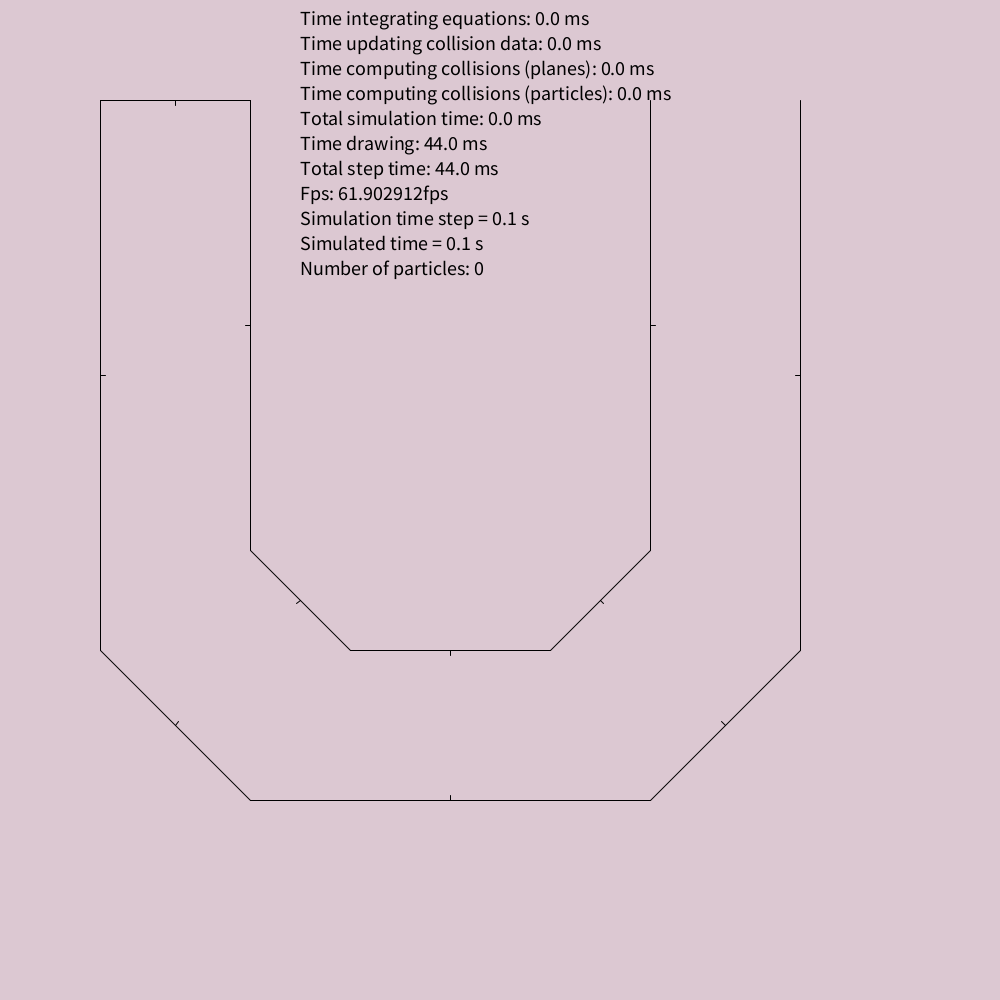
Frame 1 (no input)
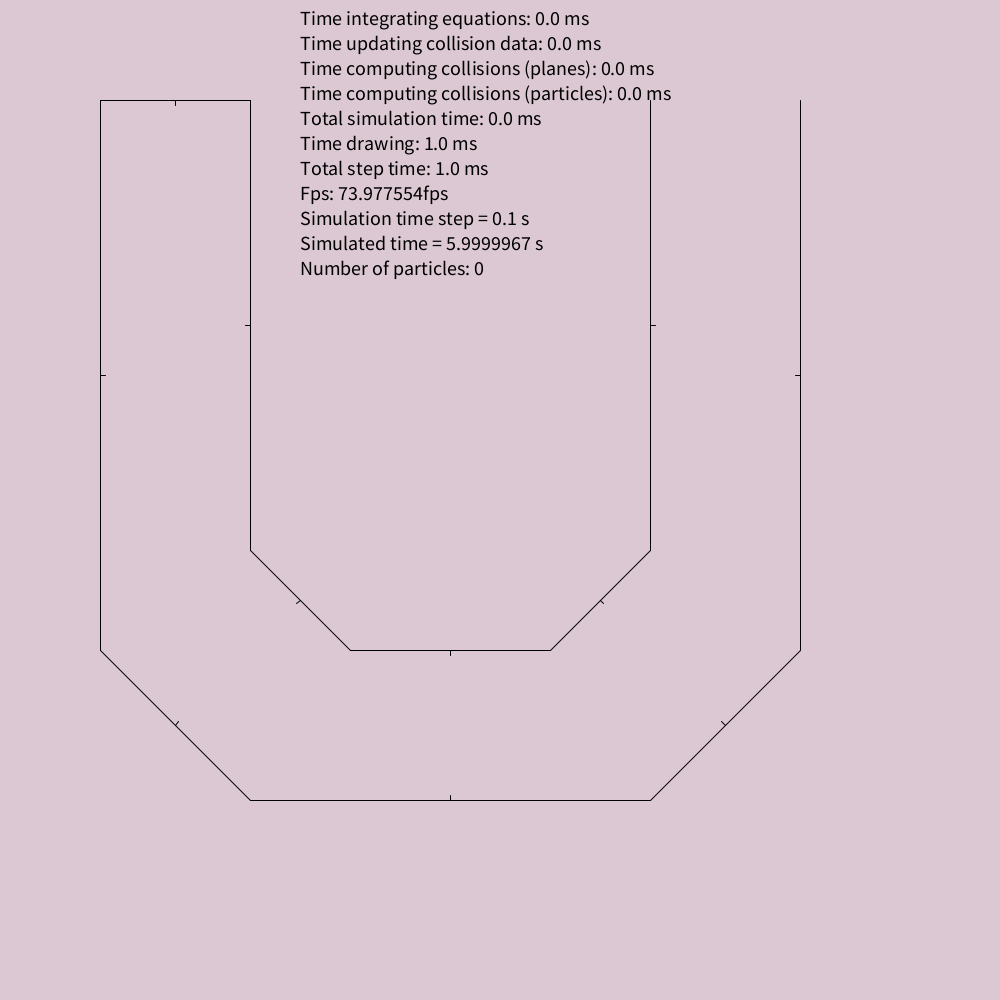
Frame 60 (the mouse pressed at the canvas centre just before this capture)
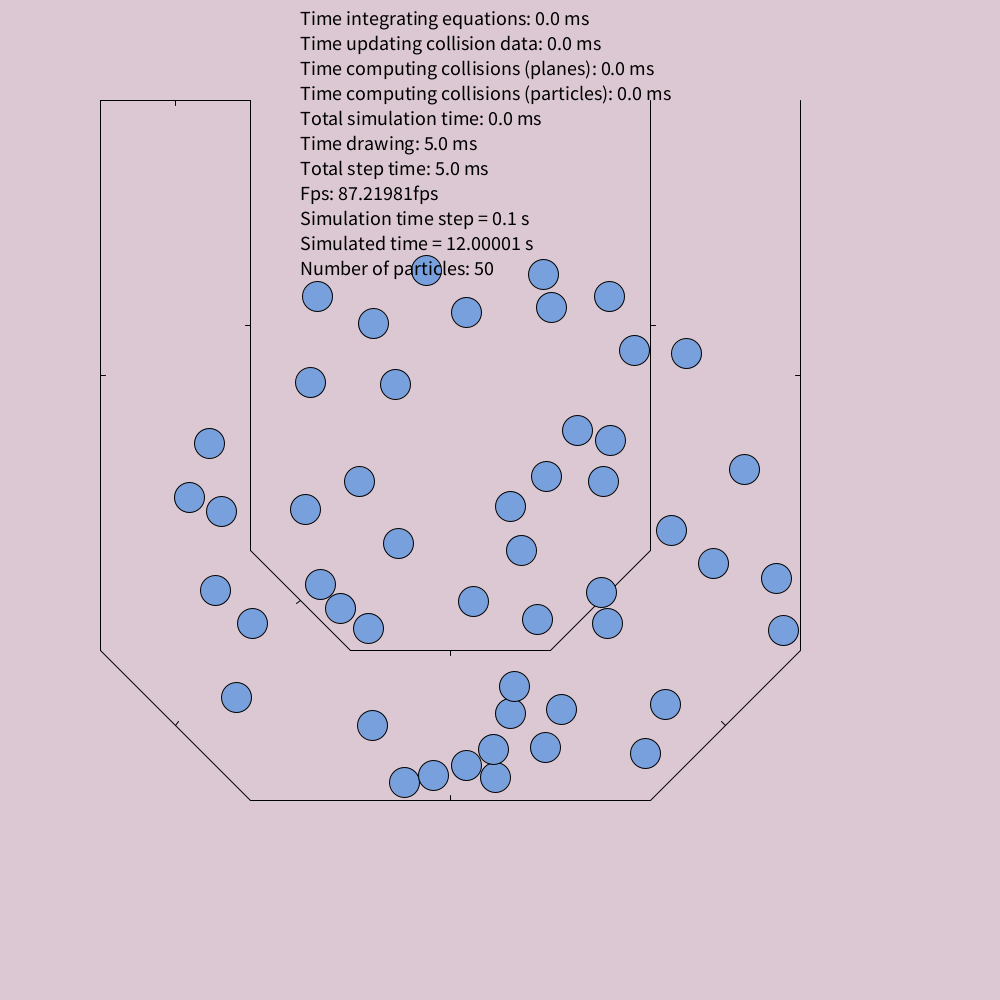
Frame 120 (the mouse held since frame 60 and released just before this capture)

The Processing sketch that drew these frames (run headless with seeded random() and noise(); from frame 60 on, the mouse is pressed at the canvas centre):

// Processing sketch: Fluido
// ── Fluido.pde
// Simulation and time control:
float _timeStep;        // Simulation time-step (s)
float _simTime = 0.0;   // Simulated time (s)

// Output control:
boolean _computeParticleCollisions = true;
boolean _computePlaneCollisions = true;

// System variables:
ParticleSystem _ps;
ArrayList<PlaneSection> _planes;
HashTable _hs;
Grid _gd;

// Performance measures:
float _Tint = 0.0;    // Integration time (s)
float _Tdata = 0.0;   // Data-update time (s)
float _Tcol1 = 0.0;   // Collision time particle-plane (s)
float _Tcol2 = 0.0;   // Collision time particle-particle (s)
float _Tsim = 0.0;    // Total simulation time (s) Tsim = Tint + Tdata + Tcol1 + Tcol2
float _Tdraw = 0.0;   // Rendering time (s)

// Main code:
void settings()
{
   size(DISPLAY_SIZE_X, DISPLAY_SIZE_Y);
}

void setup()
{
   frameRate(DRAW_FREQ);
   background(BACKGROUND_COLOR[0], BACKGROUND_COLOR[1], BACKGROUND_COLOR[2]);

   initSimulation();
}

void keyPressed()
{
   if (key == 'r' || key == 'R')
      restartSimulation();
   else if (key == 'c' || key == 'C')
      _computeParticleCollisions = !_computeParticleCollisions;
   else if (key == 'p' || key == 'P')
      _computePlaneCollisions = !_computePlaneCollisions;
   else if (key == 'n' || key == 'N')
      _ps.setCollisionDataType(CollisionDataType.NONE);
   else if (key == 'g' || key == 'G')
      _ps.setCollisionDataType(CollisionDataType.GRID);
   else if (key == 'h' || key == 'H')
      _ps.setCollisionDataType(CollisionDataType.HASH);
   else if (key == '+')
      _timeStep *= 1.1;
   else if (key == '-')
      _timeStep /= 1.1;
}

void mousePressed()
{
   for(int i = 0; i < 50; i++) {
     PVector posInicial = new PVector(random(mouseX * 0.9, mouseX * 1.1), random(mouseY * 0.9, mouseY * 1.1));
     PVector velInicial = new PVector(.0, .0);
     _ps.addParticle(M, posInicial, velInicial, R * 100, PARTICLES_COLOR);
  }
}

void initSimulation()
{
   _simTime = 0.0;
   _timeStep = TS;

   initPlanes();
   initParticleSystem();
}

void initPlanes()
{
   _planes = new ArrayList<PlaneSection>();
   
   _planes.add(new PlaneSection(TUBERIA_X, TUBERIA_Y, TUBERIA_X*2.5, TUBERIA_Y, true));                 // 1
   _planes.add(new PlaneSection(TUBERIA_X, TUBERIA_Y, TUBERIA_X, TUBERIA_Y*6.5, false));                // 2
   _planes.add(new PlaneSection(TUBERIA_X, TUBERIA_Y*6.5, TUBERIA_X*2.5, TUBERIA_Y*8, false));          // 3
   _planes.add(new PlaneSection(TUBERIA_X*2.5, TUBERIA_Y*8, TUBERIA_X*6.5, TUBERIA_Y*8, false));        // 4
   _planes.add(new PlaneSection(TUBERIA_X*6.5, TUBERIA_Y*8, TUBERIA_X*8, TUBERIA_Y*6.5, false));        // 5
   _planes.add(new PlaneSection(TUBERIA_X*8, TUBERIA_Y*6.5, TUBERIA_X*8, TUBERIA_Y, false));            // 6
   _planes.add(new PlaneSection(TUBERIA_X*6.5, TUBERIA_Y, TUBERIA_X*6.5, TUBERIA_Y*5.5, false));        // 7
   _planes.add(new PlaneSection(TUBERIA_X*6.5, TUBERIA_Y*5.5, TUBERIA_X*5.5, TUBERIA_Y*6.5, false));    // 8
   _planes.add(new PlaneSection(TUBERIA_X*5.5, TUBERIA_Y*6.5, TUBERIA_X*3.5, TUBERIA_Y*6.5, false));    // 9
   _planes.add(new PlaneSection(TUBERIA_X*3.5, TUBERIA_Y*6.5, TUBERIA_X*2.5, TUBERIA_Y*5.5, false));    // 10
   _planes.add(new PlaneSection(TUBERIA_X*2.5, TUBERIA_Y*5.5, TUBERIA_X*2.5, TUBERIA_Y, false));        // 11
}

void initParticleSystem()
{
   _ps = new ParticleSystem(new PVector());
}

void restartSimulation()
{
   initSimulation();
}

void draw()
{
   float time = millis();
   drawStaticEnvironment();
   drawMovingElements();
   _Tdraw = millis() - time;

   time = millis();
   updateSimulation();
   _Tsim = millis() - time;

   displayInfo();
}

void drawStaticEnvironment()
{
   background(BACKGROUND_COLOR[0], BACKGROUND_COLOR[1], BACKGROUND_COLOR[2]);
   for (int i = 0; i < _planes.size(); i++)
      _planes.get(i).render();
}

void drawMovingElements()
{
   _ps.render();
}

void updateSimulation()
{
  // TIME
   float time = millis();
   
   if (_computePlaneCollisions)
      _ps.computePlanesCollisions(_planes);
   _Tcol1 = millis() - time;

   time = millis();
   if (_computeParticleCollisions)
      _ps.updateCollisionData();
   _Tdata = millis() - time;

   time = millis();
   if (_computeParticleCollisions)
      _ps.computeParticleCollisions();
   _Tcol2 = millis() - time;

   time = millis();
   _ps.update(_timeStep);
   _simTime += _timeStep;
   _Tint = millis() - time;
}

void displayInfo()
{
   stroke(TEXT_COLOR[0], TEXT_COLOR[1], TEXT_COLOR[2]);
   fill(TEXT_COLOR[0], TEXT_COLOR[1], TEXT_COLOR[2]);
   textSize(20);
   text("Time integrating equations: " + _Tint + " ms", width*0.3, height*0.025);
   text("Time updating collision data: " + _Tdata + " ms", width*0.3, height*0.050);
   text("Time computing collisions (planes): " + _Tcol1 + " ms", width*0.3, height*0.075);
   text("Time computing collisions (particles): " + _Tcol2 + " ms", width*0.3, height*0.100);
   text("Total simulation time: " + _Tsim + " ms", width*0.3, height*0.125);
   text("Time drawing: " + _Tdraw + " ms", width*0.3, height*0.150);
   text("Total step time: " + (_Tsim + _Tdraw) + " ms", width*0.3, height*0.175);
   text("Fps: " + frameRate + "fps", width*0.3, height*0.200);
   text("Simulation time step = " + _timeStep + " s", width*0.3, height*0.225);
   text("Simulated time = " + _simTime + " s", width*0.3, height*0.250);
   text("Number of particles: " + _ps.getNumParticles(), width*0.3, height*0.275);
}

// ── Grid.pde
class ParticleList
{
   ArrayList<Particle> _vector;
   
   ParticleList()
   {
      _vector = new ArrayList<Particle>();
   }
}

class Grid
{
   float _cellSize;
   int _nRows;
   int _nCols;
   int _numCells;

   ParticleList [][] _cells;
   color [][] _colors;

   Grid(float cellSize)
   {
      _cellSize = cellSize;
      _nRows = int(height/_cellSize);
      _nCols = int(width/_cellSize);
      _numCells = _nRows*_nCols;

      _cells  = new ParticleList[_nRows][_nCols];
      _colors = new color[_nRows][_nCols];

      for (int i = 0; i < _nRows; i++)
      {
         for (int j = 0; j < _nCols; j++)
         {
            _cells[i][j] = new ParticleList();
            _colors[i][j] = color(int(random(0, 256)), int(random(0, 256)), int(random(0, 256)), 150);
         }
      }
   }
   
   void particleAdd(Particle p) 
   {
     int row = int(p._s.x / _cellSize);
     int col = int(p._s.y / _cellSize);
     
     if(row >= 0 && row < _nRows && col >= 0 && col < _nCols) 
     {
       p._color = _colors[row][col];
       _cells[row][col]._vector.add(p);
     }
     else 
     {
       row = int(random(0, _nRows - 1));
       col = int(random(0, _nCols - 1));
       _cells[row][col]._vector.add(p);
     }
   }

   void restart() 
   {
     for (int i = 0; i < _nRows; i++)
       for (int j = 0; j < _nCols; j++)
         _cells[i][j]._vector.clear();
   }
}

// ── HashTable.pde
class HashTable
{
   ArrayList<ArrayList<Particle>> _table;

   int _numCells;
   float _cellSize;
   color[] _colors;

   HashTable(float cellSize, int numCells)
   {
      _table = new ArrayList<ArrayList<Particle>>();
      _cellSize = cellSize;
      _numCells = numCells;
      _colors = new color[_numCells];

      for (int i = 0; i < _numCells; i++)
      {
         ArrayList<Particle> cell = new ArrayList<Particle>();
         _table.add(cell);
         _colors[i] = color(int(random(0, 256)), int(random(0, 256)), int(random(0, 256)), 150);
      }
   }
   
   int hash(PVector l) 
   {
     long xd = int(floor(l.x/_cellSize));
     long yd = int(floor(l.y/_cellSize));
     long zd = int(floor(l.z/_cellSize));
     
     long suma = 73856093*xd + 19349663*yd + 83492791*zd;
     int cell = int(suma % _numCells);
     
     if(cell < 0)
       cell = int(random(0, _numCells - 1));
     
     return cell;
   }
   
   void particleAdd(Particle p) 
   {
     int cellPosition = hash(p._s);
     ArrayList<Particle> cell = _table.get(cellPosition);
     p._color = _colors[cellPosition];
     cell.add(p);
   }
   
   void restart() 
   {
     for (int i = 0; i < _table.size(); i++)
         _table.get(i).clear();
   }
}

// ── Parameters.pde
// Definitions:
enum CollisionDataType
{
   NONE,
   GRID,
   HASH
}

// Display and output parameters:
final int DRAW_FREQ = 100;                             // Draw frequency (Hz or Frame-per-second)
final int DISPLAY_SIZE_X = 1000;                       // Display width (pixels)
final int DISPLAY_SIZE_Y = 1000;                       // Display height (pixels)
final int [] BACKGROUND_COLOR = {220, 200, 210};       // Background color (RGB)
final int [] TEXT_COLOR = {0, 0, 0};                   // Text color (RGB)
final String FILE_NAME = "data.csv";                   // File to write the simulation variables

// Parameters of the problem:
final float TS = 0.1;      // Initial simulation time step (s)
final float M = 1;         // Particles' mass (kg)
final float H = 8;         // Altura del recipiente (m)
final float G = 9.801;     // Módulo del vector aceleración de la gravedad (m/s^2)
final float R = 0.3;       // Radio de las partículas (m)
final float Kd = 0.01;     // Constante de fricción cuadrática (kg/m)
final float Cr = 0.9;      // Valor entre 0 y 1, perdida de energia en cada colision (-)
final float Ke = 2;        // Constante elástica de los muelles de colisión (N/m)

// Constants of the problem:
final color PARTICLES_COLOR = color(120, 160, 220);  // Color de las particulas
final int SC_GRID = 50;           // Cell size (grid) (m)
final int SC_HASH = 100;          // Cell size (hash) (m)
final int NC_HASH = 20;           // Number of cells (hash)
final float DISTANCIA_X = (DISPLAY_SIZE_X) * 0.01;  // Distancia de la pantalla en el eje x (m)
final float DISTANCIA_Y = (DISPLAY_SIZE_Y) * 0.01;  // Distancia de la pantalla en el eje y (m)
final float TUBERIA_X = DISPLAY_SIZE_X *.1;  // Tamaño de la tuberia (m)
final float TUBERIA_Y = DISPLAY_SIZE_Y *.1;  // Tamaño de la tuberia (m)

// ── Particle.pde
// Class for a simple particle with no rotational motion
public class Particle
{
   ParticleSystem _ps;  // Reference to the parent ParticleSystem
   int _id;             // Id. of the particle

   float _m;            // Mass of the particle (kg)
   PVector _s;          // Position of the particle (m)
   PVector _v;          // Velocity of the particle (m/s)
   PVector _a;          // Acceleration of the particle (m/(s·s))
   PVector _F;          // Force applied on the particle (N)

   float _radius;       // Radius of the particle (m)
   color _color;        // Color of the particle (RGBA)
   
   ArrayList<Particle> _vecinos = new ArrayList<Particle>();
      
   Particle(ParticleSystem ps, int id, float m, PVector s, PVector v, float radius, color c)
   {
      _ps = ps;
      _id = id;

      _m = m;
      _s = s;
      _v = v;

      _a = new PVector(0.0, 0.0);
      _F = new PVector(0.0, 0.0);

      _radius = radius;
      _color = c;
   }

   void setPos(PVector s)
   {
      _s = s;
   }

   void setVel(PVector v)
   {
      _v = v;
   }

   PVector getForce()
   {
      return _F;
   }

   float getRadius()
   {
      return _radius;
   }

   float getColor()
   {
      return _color;
   }

   void update(float timeStep)
   {
      updateForce();
      
      _a = PVector.div(_F, _m);
      _v.add(PVector.mult(_a, timeStep));
      _s.add(PVector.mult(_v, timeStep));
   }

   void updateForce()
   {
     PVector Fg = new PVector(.0, G * _m);
     PVector Froz = PVector.mult(_v, -Kd * _v.mag());
     
     _F = PVector.add(Fg, Froz);
   }

   void planeCollision(ArrayList<PlaneSection> planes)
   {
     for(int i = 0; i < planes.size(); i += 1) 
     {
       PlaneSection p = planes.get(i);
       
       float dist = p.getDistance(_s);
       boolean limit = p.checkLimits(_s);
       
       if(dist < _radius * .5 && limit) 
       {
         PVector n = p.getNormal();
         PVector pos = PVector.mult(n, _radius * .5 - dist);
         _s.add(pos);
         
         PVector Vn = PVector.mult(n, _v.dot(n));
         PVector Vt = PVector.sub(_v, n);
         PVector Vf = PVector.sub(Vt, PVector.mult(Vn, -Cr));
         _v.sub(Vf);
       }
     }
   }

   void particleCollision()
   {
      ArrayList<Particle> particles = _ps.getParticleArray();
      
      if(_ps._collisionDataType == CollisionDataType.NONE) 
      {
        for(int i = 0; i < particles.size(); i ++) 
        {
          Particle p = particles.get(i);
          p._color = PARTICLES_COLOR;
          if(_id != p._id) 
          {
            float dist = PVector.sub(_s, p._s).mag();
            if(dist < _radius) 
            { 
              PVector dir = PVector.sub(_s, p._s);
              float l = dir.mag() - _radius;
              dir.normalize();
              PVector F = PVector.mult(dir, -Ke * l);
              _v.add(F);
              p._v.sub(F);
            }
          }
        }
      }
      else
      {
        for(int i = 0; i < _vecinos.size(); i++) 
        {
          Particle p = _vecinos.get(i);
          float dist = PVector.sub(_s, p._s).mag();
          if(dist < _radius) 
          { 
            PVector dir = PVector.sub(_s, p._s);
            float l = dir.mag() - _radius;
            dir.normalize();
            PVector F = PVector.mult(dir, -Ke * l);
            _v.add(F);
            p._v.sub(F);
          }
        }
      }
   }

   void updateNeighborsGrid(Grid grid)
   {
      _vecinos.clear();
      ArrayList<Particle> cell;
      int row, col;
      
      row = int(_s.x / SC_GRID);
      col = int(_s.y / SC_GRID);
      
      if (row >= 0 && row < grid._nRows && col >= 0 && col < grid._nCols) 
      {
        cell = grid._cells[row][col]._vector;
        for (int i = 0; i < cell.size(); i++) 
        {
          Particle p = cell.get(i);
          if (_id != p._id) 
            _vecinos.add(p);
        }
      
        if (row - 1 >= 0) 
        {
          cell = grid._cells[row - 1][col]._vector;
          for (int i = 0; i < cell.size(); i++)
            _vecinos.add(cell.get(i));
        }
        
        if (row + 1 < grid._nRows) {
          cell = grid._cells[row + 1][col]._vector;
          for (int i = 0; i < cell.size(); i++)
            _vecinos.add(cell.get(i));
        }
        
        if (col - 1 >= 0) {
          cell = grid._cells[row][col - 1]._vector;
          for (int i = 0; i < cell.size(); i++)
            _vecinos.add(cell.get(i));
        }
        
        if (col + 1 < grid._nCols) 
        {
          cell = grid._cells[row][col + 1]._vector;
          for (int i = 0; i < cell.size(); i++)
            _vecinos.add(cell.get(i));
        }
      }
   }

   void updateNeighborsHash(HashTable hashTable)
   {
      _vecinos.clear();
      ArrayList<Particle> cell;
      int cellPosition;
      PVector particleLocation = new PVector();
      
      particleLocation = _s;
      cellPosition = hashTable.hash(particleLocation);
      cell = hashTable._table.get(cellPosition);
      for(int i = 0; i < cell.size(); i++) 
      {
        Particle p = cell.get(i);
        if(_id != p._id)
          _vecinos.add(p);
      }
      
      particleLocation = new PVector(_s.x, _s.y - SC_HASH);
      cellPosition = hashTable.hash(particleLocation);
      cell = hashTable._table.get(cellPosition);
      for(int i = 0; i < cell.size(); i++) 
        _vecinos.add(cell.get(i));
      
      particleLocation = new PVector(_s.x, _s.y + SC_HASH);
      cellPosition = hashTable.hash(particleLocation);
      cell = hashTable._table.get(cellPosition);
      for(int i = 0; i < cell.size(); i++)
        _vecinos.add(cell.get(i));
      
      particleLocation = new PVector(_s.x + SC_HASH, _s.y);
      cellPosition = hashTable.hash(particleLocation);
      cell = hashTable._table.get(cellPosition);
      for(int i = 0; i < cell.size(); i++)
        _vecinos.add(cell.get(i));
      
      particleLocation = new PVector(_s.x - SC_HASH, _s.y);
      cellPosition = hashTable.hash(particleLocation);
      cell = hashTable._table.get(cellPosition);
      for(int i = 0; i < cell.size(); i++)
        _vecinos.add(cell.get(i));
   }

   void render()
   {
      stroke(0, 0, 0);
      strokeWeight(1);
      fill(_color);
      circle(_s.x, _s.y, _radius);
   }
}

// ── ParticleSystem.pde
// Class for a particle system controller
class ParticleSystem
{
   PVector _location;
   ArrayList<Particle> _particles;
   int _nextId;

   Grid _grid;
   HashTable _hashTable;
   CollisionDataType _collisionDataType;

   ParticleSystem(PVector location)
   {
      _location = location;
      _particles = new ArrayList<Particle>();
      _nextId = 0;

      _grid = new Grid(SC_GRID);
      _hashTable = new HashTable(SC_HASH, NC_HASH);
      _collisionDataType = CollisionDataType.NONE;
   }

   void addParticle(float mass, PVector initPos, PVector initVel, float radius, color c)
   {
      PVector s = PVector.add(_location, initPos);
      _particles.add(new Particle(this, _nextId, mass, s, initVel, radius, c));
      _nextId++;
   }

   void restart()
   {
      _particles.clear();
   }

   void setCollisionDataType(CollisionDataType collisionDataType)
   {
      _collisionDataType = collisionDataType;
   }

   int getNumParticles()
   {
      return _particles.size();
   }

   ArrayList<Particle> getParticleArray()
   {
      return _particles;
   }

   void updateCollisionData()
   {
      if(_collisionDataType == CollisionDataType.HASH)
        updateHashTable();
      else if(_collisionDataType == CollisionDataType.GRID)
        updateGrid();
   }

   void updateGrid()
   {
     _grid.restart();
     
     for (int i = 0; i < _particles.size(); i++)
        _grid.particleAdd(_particles.get(i));
    
     for (int i = 0; i < _particles.size(); i++)
        _particles.get(i).updateNeighborsGrid(_grid);
   }

   void updateHashTable()
   {
     _hashTable.restart();
     
     for (int i = 0; i < _particles.size(); i++)
        _hashTable.particleAdd(_particles.get(i));
    
     for (int i = 0; i < _particles.size(); i++)
        _particles.get(i).updateNeighborsHash(_hashTable);
   }

   void computePlanesCollisions(ArrayList<PlaneSection> planes)
   {
      for (int i = 0; i < _particles.size(); i++)
         _particles.get(i).planeCollision(planes);
   }

   void computeParticleCollisions()
   {
      for (int i = 0; i < _particles.size(); i++)
         _particles.get(i).particleCollision();
   }

   void update(float timeStep)
   {
      for (int i = 0; i < _particles.size(); i++)
         _particles.get(i).update(timeStep);
   }

   void render()
   {
      for (int i = 0; i < _particles.size(); i++)
         _particles.get(i).render();
   }
}

// ── PlaneSection.pde
// Class for a plane section in 2D
class PlaneSection
{
   boolean _inverted;
   PVector _pos1;
   PVector _pos2;
   PVector _normal;
   float[] _coefs = new float[4];

   // Constructor to make a plane from two points (assuming Z = 0)
   // The two points define the edges of the finite plane section
   PlaneSection(float x1, float y1, float x2, float y2, boolean invert)
   {
      _pos1 = new PVector(x1, y1);
      _pos2 = new PVector(x2, y2);

      setCoefficients();
      _inverted = invert;
      calculateNormal();
   }

   PVector getPoint1()
   {
      return _pos1;
   }

   PVector getPoint2()
   {
      return _pos2;
   }

   void setCoefficients()
   {
      PVector v = new PVector(_pos2.x - _pos1.x, _pos2.y - _pos1.y, 0.0);
      PVector z = new PVector(_pos2.x - _pos1.x, _pos2.y - _pos1.y, 1.0);

      _coefs[0] = v.y*z.z - z.y*v.z;
      _coefs[1] = -(v.x*z.z - z.x*v.z);
      _coefs[2] = v.x*z.y - z.x*v.y;
      _coefs[3] = -_coefs[0]*_pos1.x - _coefs[1]*_pos1.y - _coefs[2]*_pos1.z;
   }

   void calculateNormal()
   {
      _normal = new PVector(_coefs[0], _coefs[1], _coefs[2]);
      _normal.normalize();

      if (_inverted)
         _normal.mult(-1);
   }

   float getDistance(PVector p)
   {
      float d = (_coefs[0]*p.x + _coefs[1]*p.y + _coefs[2]*p.z + _coefs[3]) / (sqrt(_coefs[0]*_coefs[0] + _coefs[1]*_coefs[1] + _coefs[2]*_coefs[2]));
      return abs(d);
   }

   boolean checkSide(PVector p)
   {
      float d = (_coefs[0]*p.x + _coefs[1]*p.y + _coefs[2]*p.z + _coefs[3]) / (sqrt(_coefs[0]*_coefs[0] + _coefs[1]*_coefs[1] + _coefs[2]*_coefs[2]));

      if (_inverted)
         return (d < 0.0);
      else
         return (d > 0.0);
   }
   
   boolean checkLimits(PVector p)
   {
      float s1 = PVector.sub(_pos1, p).mag();
      float s2 = PVector.sub(_pos2, p).mag();
      float distanciaPlano = PVector.sub(_pos2, _pos1).mag();

      if (s1 >= distanciaPlano || s2 >= distanciaPlano)
         return false;
      else
         return true;
   }

   PVector getNormal()
   {
      return _normal;
   }

   void render()
   {
      stroke(0, 0, 0);
      strokeWeight(1);
      line(_pos1.x, _pos1.y, _pos2.x, _pos2.y);

      float cx = _pos1.x*0.5 + _pos2.x*0.5;
      float cy = _pos1.y*0.5 + _pos2.y*0.5;

      line(cx, cy, cx + 5.0*_normal.x, cy + 5.0*_normal.y);
   }
}
